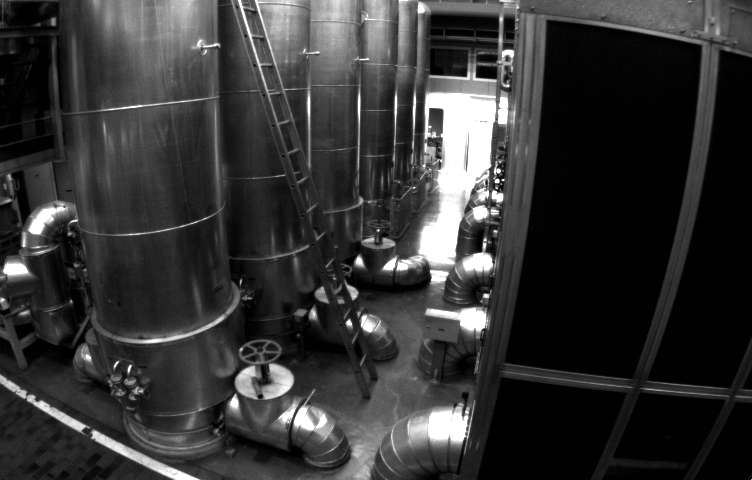
//> input picture code/test.png, 752 x 480 px
$ ./PNP_Err_test ../code/test.png ../code/disparity.png ../code/disparity.png ../code/disparity.png   (built with g++ and OpenCV 4)
//> lines starting //> are read from the running program, lines starting //| are printed output that depends on the picture
#include <iostream>

#include <Eigen/Core>
#include <Eigen/Dense> // 当有#include <opencv2/core/eigen.hpp>  #include <Eigen/Dense> 要放前面;

#include <opencv2/core/core.hpp>
#include <opencv2/core/eigen.hpp>
#include <opencv2/opencv.hpp>
#include <opencv2/features2d/features2d.hpp>
#include <opencv2/highgui/highgui.hpp>
#include <opencv2/calib3d/calib3d.hpp>

#include <g2o/core/base_vertex.h>
#include <g2o/core/base_unary_edge.h>
#include <g2o/core/sparse_optimizer.h>
#include <g2o/core/block_solver.h>
#include <g2o/core/solver.h>
#include <g2o/core/optimization_algorithm_gauss_newton.h>
#include <g2o/solvers/dense/linear_solver_dense.h>
#include <sophus/se3.hpp>
#include <chrono>

using namespace std;
using namespace cv;

void find_feature_matches(
  const Mat &img_1, const Mat &img_2,
  std::vector<KeyPoint> &keypoints_1,
  std::vector<KeyPoint> &keypoints_2,
  std::vector<DMatch> &matches,
  double threshold
);

// 像素坐标转相机归一化坐标
Point2d pixel2cam(const Point2d &p, const Mat &K);

int main(int argc, char **argv) {
  if (argc != 5) {
    cout << "usage: pose_estimation_3d2d img1 img2 depth1 depth2" << endl;
    return 1;
  }
  //-- 读取图像
  Mat img_1 = imread(argv[1], CV_LOAD_IMAGE_COLOR);
//> img_1 is the input picture: 480 rows x 752 cols, CV_8UC3; min 1, max 255, mean 52.6
  Mat img_2 = imread(argv[2], CV_LOAD_IMAGE_COLOR);
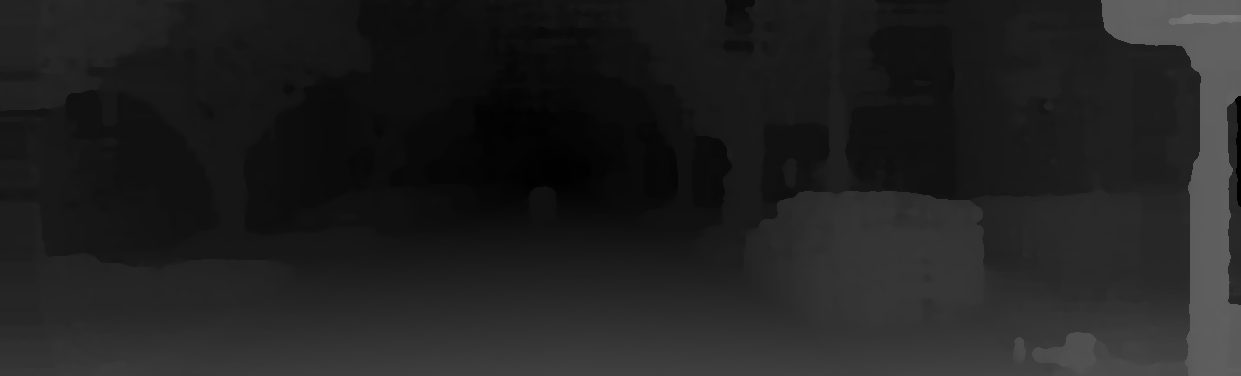
//> input picture code/disparity.png, 1241 x 376 px
//> img_2 is the input picture: 376 rows x 1241 cols, CV_8UC3; min 1, max 120, mean 32.9
  assert(img_1.data && img_2.data && "Can not load images!");

  //正确匹配
  vector<KeyPoint> keypoints_1, keypoints_2;
  vector<DMatch> matches;
  double threshold=30;
  find_feature_matches(img_1, img_2, keypoints_1, keypoints_2, matches,threshold);
//> in find_feature_matches, `detector->detect(img_1, keypoints_1);`: keypoints_1 = 500 keypoints; strongest (x, y, size): (497, 180, 37.2), (498, 170, 37.2), (481, 248, 37.2), (499, 172, 31)
//> in find_feature_matches, `detector->detect(img_2, keypoints_2);`: keypoints_2 = 34 keypoints; strongest (x, y, size): (1180, 46, 31), (1191, 65, 31), (1181, 46, 44.6), (1198, 72, 31)
//> in find_feature_matches, `matcher->match(descriptors_1, descriptors_2, match);`: match = 500 matches
//> the loop in find_feature_matches, `for (int i = 0; i < descriptors_1.rows; i++)` made 500 passes
//> after the loop in find_feature_matches, `for (int i = 0; i < descriptors_1.rows; i++)`: min_dist = 42; max_dist = 121
//| -- Max dist : 121.000000
//| -- Min dist : 42.000000
//> after the loop in find_feature_matches, `for (int i = 0; i < descriptors_1.rows; i++)`: matches = 132 matches
//> matches = 132 matches
  cout << "当距离为"<<threshold <<",一共找到了" << matches.size() << "组匹配点" << endl;
//| 当距离为30,一共找到了132组匹配点

  // 建立3D点
  Mat d1 = imread(argv[3], CV_LOAD_IMAGE_UNCHANGED);       // 深度图为16位无符号数，单通道图像
//> d1: 376 rows x 1241 cols, CV_8UC1; min 1, max 120, mean 32.9
  Mat K = (Mat_<double>(3, 3) << 520.9, 0, 325.1, 0, 521.0, 249.7, 0, 0, 1);
  vector<Point3f> pts_3d;
  vector<Point2f> pts_2d;
  for (DMatch m:matches) {
    ushort d = d1.ptr<unsigned short>(int(keypoints_1[m.queryIdx].pt.y))[int(keypoints_1[m.queryIdx].pt.x)];
    if (d == 0)   // bad depth
      continue;
    float dd = d / 5000.0;
    Point2d p1 = pixel2cam(keypoints_1[m.queryIdx].pt, K);
    pts_3d.push_back(Point3f(p1.x * dd, p1.y * dd, dd));
    pts_2d.push_back(keypoints_2[m.trainIdx].pt);
  }
//> this loop made 132 passes
//> (d, dd, p1) on passes 1 to 12: (6168, 1.23, Point(0.317, -0.161)), (13621, 2.72, Point(0.299, 0.0025)), (8995, 1.8, Point(0.322, -0.0762)), (65535, 13.11, Point(0.265, 0.317)), (6168, 1.23, Point(0.34, -0.107)), (4369, 0.874, Point(0.224, -0.27)), (4369, 0.874, Point(0.201, -0.27)), (6168, 1.23, Point(0.332, -0.245)), (13364, 2.67, Point(0.201, 0.0409)), (3855, 0.771, Point(0.29, -0.333)), (13364, 2.67, Point(0.309, 0.000576)), (3598, 0.72, Point(-0.206, -0.395))
//> d on passes 14, 20, 22, 24, 28, 48: 0, 0, 0, 0, 0, 0
//> after the loop, pts_3d = 116 Point3s, first 12: [0.39, -0.2, 1.23], [0.82, 0.01, 2.72], [0.58, -0.14, 1.8], [3.47, 4.16, 13.11], [0.42, -0.13, 1.23], [0.2, -0.24, 0.87], [0.18, -0.24, 0.87], [0.41, -0.3, 1.23], [0.54, 0.11, 2.67], [0.22, -0.26, 0.77], [0.83, 0, 2.67], [-0.15, -0.28, 0.72]; pts_2d = 116 Points (x, y), first 12: [1192.8, 163.2], [1193, 163], [1066, 337], [1067, 335], [1067, 335], [1179.6, 45.6], [1067, 335], [1188, 184.3], [1200, 76], [1189.4, 59.04], [1190.4, 64.8], [929, 195]

  cout << "3d-2d pairs: " << pts_3d.size() << endl;
//| 3d-2d pairs: 116

  Mat img_match;
  drawMatches(img_1, keypoints_1, img_2, keypoints_2, matches, img_match);
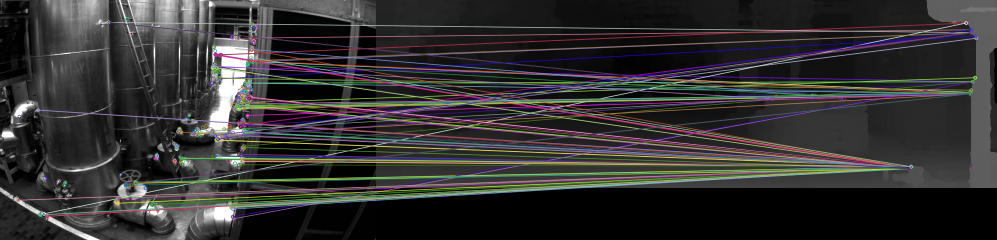
//> img_match: 480 rows x 1993 cols, CV_8UC3 (shown at 1/2 size); mean B, G, R 49.5, 49.8, 51.2
  imshow("all matches", img_match);

  chrono::steady_clock::time_point t1 = chrono::steady_clock::now();
  Mat r, t;
  solvePnP(pts_3d, pts_2d, K, Mat(), r, t, false); // 调用OpenCV 的 PnP 求解，可选择EPNP，DLS等方法
//> r = [1.1, -2.27, -0.418]; t = [0.0982, 0.259, 0.445]

  Mat R;
  cv::Rodrigues(r, R); // r为旋转向量形式，用Rodrigues公式转换为矩阵
//> R = [[-0.493, -0.61, -0.62], [-0.791, 0.611, 0.0279], [0.362, 0.504, -0.784]]
  chrono::steady_clock::time_point t2 = chrono::steady_clock::now();
  chrono::duration<double> time_used = chrono::duration_cast<chrono::duration<double>>(t2 - t1);
  cout << "solve pnp in opencv cost time: " << time_used.count() << " seconds." << endl;

  cout << "R=" << endl << R << endl;
//| R=
//| [-0.492812033389519, -0.6104102010069884, -0.620109414743153;
//|  -0.7914188494546505, 0.6106387072411738, 0.02786707639322894;
//|  0.3616524636641715, 0.504499510133991, -0.7840202419582023]
  cout << "t=" << endl << t << endl;
//| t=
//| [0.09824518799195775;
//|  0.2594621515640532;
//|  0.4454241902613007]

  Eigen::Matrix<double,3,3> eigen_R;
  Eigen::Matrix<double,3,1> eigen_v;
  cv::cv2eigen(R, eigen_R);
  cv::cv2eigen(t, eigen_v);
//> (the run ends here: the program needs code that is not available in this run, at `Sophus::SE3d p1(eigen_R, eigen_v);`)
